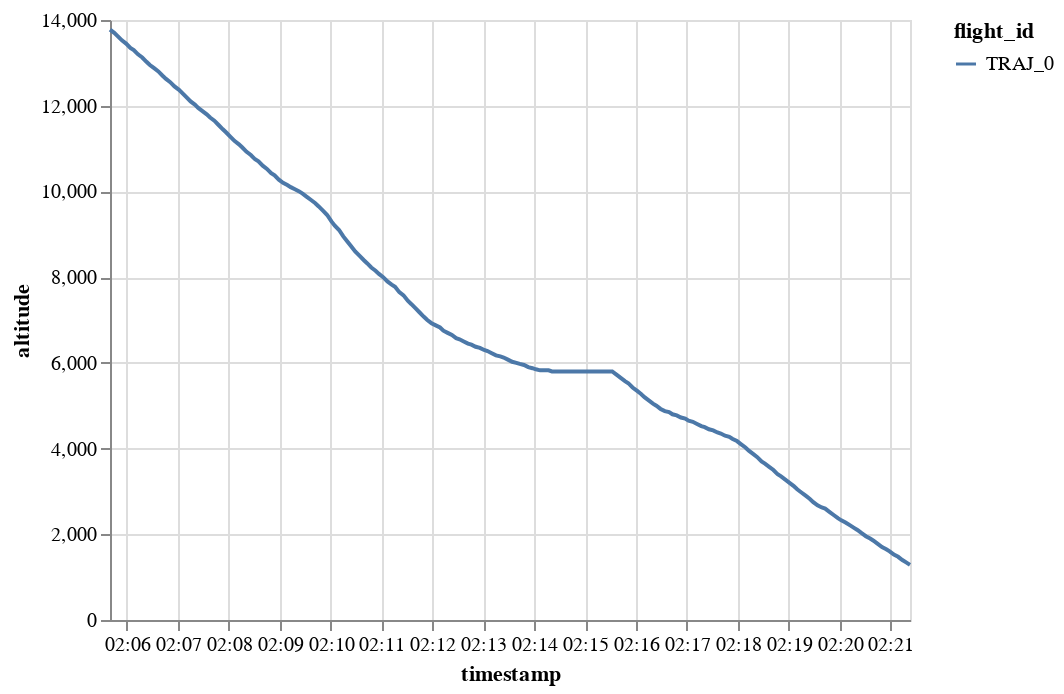

The code cell stored with this chart in its notebook:
### Code cell
traffic[0].chart().encode(alt.Y("altitude"), alt.X("timestamp"), alt.Color("flight_id"))

### Figure 1 — Vega-Lite specification as saved in the notebook (floating-point values rounded to 4 significant figures; data arrays with more than 128 entries replaced by an {"elided": "..."} marker saying what was removed)
{"config": {"view": {"continuousWidth": 400, "continuousHeight": 300}}, "data": {"name": "data-7dd524c90c11d8b0c152056e43b8792c"}, "mark": "line", "encoding": {"color": {"type": "nominal", "field": "flight_id"}, "x": {"type": "temporal", "field": "timestamp"}, "y": {"type": "quantitative", "field": "altitude"}}, "$schema": "https://vega.github.io/schema/vega-lite/v4.8.1.json", "datasets": {"data-7dd524c90c11d8b0c152056e43b8792c": {"elided": "200 records"}}}
